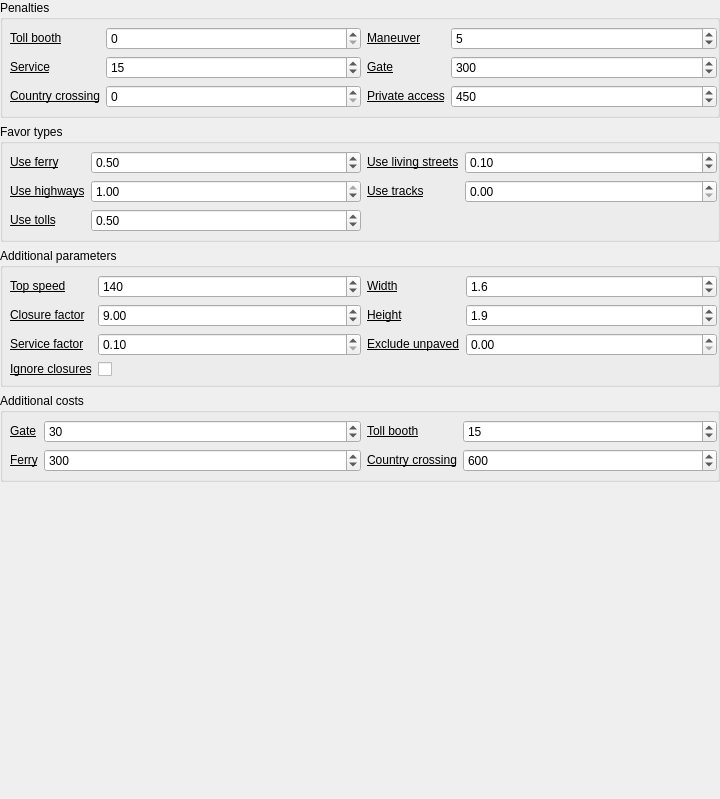
<?xml version="1.0" encoding="UTF-8"?>
<ui version="4.0">
 <class>settings_valhalla_car</class>
 <widget class="QWidget" name="settings_valhalla_car">
  <property name="geometry">
   <rect>
    <x>0</x>
    <y>0</y>
    <width>720</width>
    <height>799</height>
   </rect>
  </property>
  <property name="windowTitle">
   <string>Form</string>
  </property>
  <layout class="QVBoxLayout" name="verticalLayout">
   <property name="leftMargin">
    <number>0</number>
   </property>
   <property name="topMargin">
    <number>0</number>
   </property>
   <property name="rightMargin">
    <number>0</number>
   </property>
   <property name="bottomMargin">
    <number>0</number>
   </property>
   <item>
    <widget class="QgsCollapsibleGroupBox" name="penalties_box">
     <property name="toolTip">
      <string>&lt;html&gt;&lt;head/&gt;&lt;body&gt;&lt;p&gt;Penalty options are fixed costs in seconds that are only added to the path cost. Penalties can influence the route path determination but do not add to the estimated time along the path. Penalties must be in the range of 0.0 seconds to 43200.0 seconds (12 hours).&lt;/p&gt;&lt;/body&gt;&lt;/html&gt;</string>
     </property>
     <property name="title">
      <string>Penalties</string>
     </property>
     <property name="collapsed">
      <bool>true</bool>
     </property>
     <layout class="QHBoxLayout" name="horizontalLayout_7">
      <property name="leftMargin">
       <number>7</number>
      </property>
      <property name="topMargin">
       <number>7</number>
      </property>
      <property name="rightMargin">
       <number>0</number>
      </property>
      <property name="bottomMargin">
       <number>7</number>
      </property>
      <item>
       <layout class="QFormLayout" name="penalties_column_1">
        <item row="0" column="0">
         <widget class="QLabel" name="toll_booth_penalty_label">
          <property name="toolTip">
           <string>&lt;html&gt;&lt;head/&gt;&lt;body&gt;&lt;p&gt;A penalty applied to the cost when a toll&lt;a href=&quot;http://wiki.openstreetmap.org/wiki/Tag:barrier%3Dtoll_booth&quot;&gt;&lt;span style=&quot; text-decoration: underline; color:#0068da;&quot;/&gt;&lt;/a&gt;booth is encountered.&lt;/p&gt;&lt;/body&gt;&lt;/html&gt;</string>
          </property>
          <property name="text">
           <string>&lt;html&gt;&lt;head/&gt;&lt;body&gt;&lt;p&gt;&lt;a href=&quot;https://valhalla.github.io/valhalla/api/turn-by-turn/api-reference.md#automobile-and-bus-costing-options&quot;&gt;&lt;span style=&quot; text-decoration: underline; color:#000000;&quot;&gt;Toll booth&lt;/span&gt;&lt;/a&gt;&lt;/p&gt;&lt;/body&gt;&lt;/html&gt;</string>
          </property>
          <property name="openExternalLinks">
           <bool>true</bool>
          </property>
         </widget>
        </item>
        <item row="0" column="1">
         <widget class="QgsSpinBox" name="toll_booth_penalty">
          <property name="maximum">
           <number>43200</number>
          </property>
         </widget>
        </item>
        <item row="1" column="1">
         <widget class="QgsSpinBox" name="service_penalty">
          <property name="maximum">
           <number>43200</number>
          </property>
          <property name="value">
           <number>15</number>
          </property>
         </widget>
        </item>
        <item row="2" column="1">
         <widget class="QgsSpinBox" name="country_crossing_penalty">
          <property name="maximum">
           <number>43200</number>
          </property>
         </widget>
        </item>
        <item row="1" column="0">
         <widget class="QLabel" name="service_penalty_label">
          <property name="toolTip">
           <string>&lt;html&gt;&lt;head/&gt;&lt;body&gt;&lt;p&gt;A penalty applied for transition to generic service road. &lt;/p&gt;&lt;/body&gt;&lt;/html&gt;</string>
          </property>
          <property name="text">
           <string>&lt;html&gt;&lt;head/&gt;&lt;body&gt;&lt;p&gt;&lt;a href=&quot;https://valhalla.github.io/valhalla/api/turn-by-turn/api-reference.md#automobile-and-bus-costing-options&quot;&gt;&lt;span style=&quot; text-decoration: underline; color:#000000;&quot;&gt;Service&lt;/span&gt;&lt;/a&gt;&lt;/p&gt;&lt;/body&gt;&lt;/html&gt;</string>
          </property>
          <property name="openExternalLinks">
           <bool>true</bool>
          </property>
         </widget>
        </item>
        <item row="2" column="0">
         <widget class="QLabel" name="country_crossing_penalty_label">
          <property name="toolTip">
           <string>&lt;html&gt;&lt;head/&gt;&lt;body&gt;&lt;table border=&quot;0&quot; style=&quot; margin-top:0px; margin-bottom:0px; margin-left:0px; margin-right:0px;&quot; cellspacing=&quot;2&quot; cellpadding=&quot;0&quot;&gt;&lt;tr&gt;&lt;td/&gt;&lt;td&gt;&lt;p&gt;A penalty applied for a country crossing.&lt;/p&gt;&lt;/td&gt;&lt;/tr&gt;&lt;/table&gt;&lt;/body&gt;&lt;/html&gt;</string>
          </property>
          <property name="text">
           <string>&lt;html&gt;&lt;head/&gt;&lt;body&gt;&lt;p&gt;&lt;a href=&quot;https://valhalla.github.io/valhalla/api/turn-by-turn/api-reference.md#automobile-and-bus-costing-options&quot;&gt;&lt;span style=&quot; text-decoration: underline; color:#000000;&quot;&gt;Country crossing&lt;/span&gt;&lt;/a&gt;&lt;/p&gt;&lt;/body&gt;&lt;/html&gt;</string>
          </property>
          <property name="openExternalLinks">
           <bool>true</bool>
          </property>
         </widget>
        </item>
       </layout>
      </item>
      <item>
       <layout class="QFormLayout" name="penalties_column_2">
        <item row="0" column="0">
         <widget class="QLabel" name="maneuver_penalty_label">
          <property name="toolTip">
           <string>&lt;html&gt;&lt;head/&gt;&lt;body&gt;&lt;p&gt;A penalty applied when transitioning between roads that do not have consistent naming–in other words, no road names in common.&lt;/p&gt;&lt;/body&gt;&lt;/html&gt;</string>
          </property>
          <property name="text">
           <string>&lt;html&gt;&lt;head/&gt;&lt;body&gt;&lt;p&gt;&lt;a href=&quot;https://valhalla.github.io/valhalla/api/turn-by-turn/api-reference.md#automobile-and-bus-costing-options&quot;&gt;&lt;span style=&quot; text-decoration: underline; color:#000000;&quot;&gt;Maneuver&lt;/span&gt;&lt;/a&gt;&lt;/p&gt;&lt;/body&gt;&lt;/html&gt;</string>
          </property>
          <property name="openExternalLinks">
           <bool>true</bool>
          </property>
         </widget>
        </item>
        <item row="0" column="1">
         <widget class="QgsSpinBox" name="maneuver_penalty">
          <property name="maximum">
           <number>43200</number>
          </property>
          <property name="value">
           <number>5</number>
          </property>
         </widget>
        </item>
        <item row="1" column="1">
         <widget class="QgsSpinBox" name="gate_penalty">
          <property name="maximum">
           <number>43200</number>
          </property>
          <property name="value">
           <number>300</number>
          </property>
         </widget>
        </item>
        <item row="1" column="0">
         <widget class="QLabel" name="gate_penalty_label">
          <property name="toolTip">
           <string>&lt;html&gt;&lt;head/&gt;&lt;body&gt;&lt;p&gt;A penalty applied when a gate with no access information is on the road.&lt;/p&gt;&lt;/body&gt;&lt;/html&gt;</string>
          </property>
          <property name="text">
           <string>&lt;html&gt;&lt;head/&gt;&lt;body&gt;&lt;p&gt;&lt;a href=&quot;https://valhalla.github.io/valhalla/api/turn-by-turn/api-reference.md#automobile-and-bus-costing-options&quot;&gt;&lt;span style=&quot; text-decoration: underline; color:#000000;&quot;&gt;Gate&lt;/span&gt;&lt;/a&gt;&lt;/p&gt;&lt;/body&gt;&lt;/html&gt;</string>
          </property>
          <property name="openExternalLinks">
           <bool>true</bool>
          </property>
         </widget>
        </item>
        <item row="2" column="1">
         <widget class="QgsSpinBox" name="private_access_penalty">
          <property name="maximum">
           <number>43200</number>
          </property>
          <property name="value">
           <number>450</number>
          </property>
         </widget>
        </item>
        <item row="2" column="0">
         <widget class="QLabel" name="private_access_penalty_label">
          <property name="toolTip">
           <string>&lt;html&gt;&lt;head/&gt;&lt;body&gt;&lt;p&gt;A penalty applied when a gate or bollard with &lt;span style=&quot; font-family:'.SF NS Mono';&quot;&gt;access=private&lt;/span&gt; is encountered. &lt;/p&gt;&lt;/body&gt;&lt;/html&gt;</string>
          </property>
          <property name="text">
           <string>&lt;html&gt;&lt;head/&gt;&lt;body&gt;&lt;p&gt;&lt;a href=&quot;https://valhalla.github.io/valhalla/api/turn-by-turn/api-reference.md#automobile-and-bus-costing-options&quot;&gt;&lt;span style=&quot; text-decoration: underline; color:#000000;&quot;&gt;Private access&lt;/span&gt;&lt;/a&gt;&lt;/p&gt;&lt;/body&gt;&lt;/html&gt;</string>
          </property>
          <property name="openExternalLinks">
           <bool>true</bool>
          </property>
         </widget>
        </item>
       </layout>
      </item>
     </layout>
    </widget>
   </item>
   <item>
    <widget class="QgsCollapsibleGroupBox" name="favor_types_box">
     <property name="toolTip">
      <string>&lt;html&gt;&lt;head/&gt;&lt;body&gt;&lt;table border=&quot;0&quot; style=&quot; margin-top:0px; margin-bottom:0px; margin-left:0px; margin-right:0px;&quot; cellspacing=&quot;2&quot; cellpadding=&quot;0&quot;&gt;&lt;tr&gt;&lt;td/&gt;&lt;td&gt;&lt;p&gt;Favor type values indicate the willingness to take a certain road type. This is a range of values between 0 and 1. Values near 0 attempt to avoid the road type and values near 1 will favor them a little bit. Note that sometimes certain road types are required to complete a route so values of 0 are not guaranteed to avoid them entirely.&lt;/p&gt;&lt;/td&gt;&lt;/tr&gt;&lt;/table&gt;&lt;/body&gt;&lt;/html&gt;</string>
     </property>
     <property name="title">
      <string>Favor types</string>
     </property>
     <property name="collapsed">
      <bool>true</bool>
     </property>
     <layout class="QHBoxLayout" name="horizontalLayout_4">
      <property name="leftMargin">
       <number>7</number>
      </property>
      <property name="topMargin">
       <number>7</number>
      </property>
      <property name="rightMargin">
       <number>0</number>
      </property>
      <property name="bottomMargin">
       <number>7</number>
      </property>
      <item>
       <layout class="QFormLayout" name="formLayout_4">
        <item row="0" column="0">
         <widget class="QLabel" name="use_ferry_label">
          <property name="toolTip">
           <string>&lt;html&gt;&lt;head/&gt;&lt;body&gt;&lt;p&gt;This value indicates the willingness to take ferries.&lt;/p&gt;&lt;/body&gt;&lt;/html&gt;</string>
          </property>
          <property name="text">
           <string>&lt;html&gt;&lt;head/&gt;&lt;body&gt;&lt;p&gt;&lt;a href=&quot;https://valhalla.github.io/valhalla/api/turn-by-turn/api-reference.md#automobile-and-bus-costing-options&quot;&gt;&lt;span style=&quot; text-decoration: underline; color:#000000;&quot;&gt;Use ferry&lt;/span&gt;&lt;/a&gt;&lt;/p&gt;&lt;/body&gt;&lt;/html&gt;</string>
          </property>
          <property name="openExternalLinks">
           <bool>true</bool>
          </property>
         </widget>
        </item>
        <item row="0" column="1">
         <widget class="QgsDoubleSpinBox" name="use_ferry">
          <property name="maximum">
           <double>1.000000000000000</double>
          </property>
          <property name="singleStep">
           <double>0.050000000000000</double>
          </property>
          <property name="value">
           <double>0.500000000000000</double>
          </property>
         </widget>
        </item>
        <item row="1" column="0">
         <widget class="QLabel" name="use_highways_label">
          <property name="toolTip">
           <string>&lt;html&gt;&lt;head/&gt;&lt;body&gt;&lt;p&gt;This value indicates the willingness to take highways.&lt;/p&gt;&lt;/body&gt;&lt;/html&gt;</string>
          </property>
          <property name="text">
           <string>&lt;html&gt;&lt;head/&gt;&lt;body&gt;&lt;p&gt;&lt;a href=&quot;https://valhalla.github.io/valhalla/api/turn-by-turn/api-reference.md#automobile-and-bus-costing-options&quot;&gt;&lt;span style=&quot; text-decoration: underline; color:#000000;&quot;&gt;Use highways&lt;/span&gt;&lt;/a&gt;&lt;/p&gt;&lt;/body&gt;&lt;/html&gt;</string>
          </property>
          <property name="openExternalLinks">
           <bool>true</bool>
          </property>
         </widget>
        </item>
        <item row="1" column="1">
         <widget class="QgsDoubleSpinBox" name="use_highways">
          <property name="maximum">
           <double>1.000000000000000</double>
          </property>
          <property name="singleStep">
           <double>0.050000000000000</double>
          </property>
          <property name="value">
           <double>1.000000000000000</double>
          </property>
         </widget>
        </item>
        <item row="2" column="0">
         <widget class="QLabel" name="use_tolls_label">
          <property name="toolTip">
           <string>&lt;html&gt;&lt;head/&gt;&lt;body&gt;&lt;p&gt;This value indicates the willingness to take roads with tolls.&lt;/p&gt;&lt;/body&gt;&lt;/html&gt;</string>
          </property>
          <property name="text">
           <string>&lt;html&gt;&lt;head/&gt;&lt;body&gt;&lt;p&gt;&lt;a href=&quot;https://valhalla.github.io/valhalla/api/turn-by-turn/api-reference.md#automobile-and-bus-costing-options&quot;&gt;&lt;span style=&quot; text-decoration: underline; color:#000000;&quot;&gt;Use tolls&lt;/span&gt;&lt;/a&gt;&lt;/p&gt;&lt;/body&gt;&lt;/html&gt;</string>
          </property>
          <property name="openExternalLinks">
           <bool>true</bool>
          </property>
         </widget>
        </item>
        <item row="2" column="1">
         <widget class="QgsDoubleSpinBox" name="use_tolls">
          <property name="maximum">
           <double>1.000000000000000</double>
          </property>
          <property name="singleStep">
           <double>0.050000000000000</double>
          </property>
          <property name="value">
           <double>0.500000000000000</double>
          </property>
         </widget>
        </item>
       </layout>
      </item>
      <item>
       <layout class="QFormLayout" name="formLayout_5">
        <item row="0" column="0">
         <widget class="QLabel" name="use_living_streets_label">
          <property name="toolTip">
           <string>&lt;html&gt;&lt;head/&gt;&lt;body&gt;&lt;p&gt;This value indicates the willingness to take living streets.&lt;/p&gt;&lt;/body&gt;&lt;/html&gt;</string>
          </property>
          <property name="text">
           <string>&lt;html&gt;&lt;head/&gt;&lt;body&gt;&lt;p&gt;&lt;a href=&quot;https://valhalla.github.io/valhalla/api/turn-by-turn/api-reference.md#automobile-and-bus-costing-options&quot;&gt;&lt;span style=&quot; text-decoration: underline; color:#000000;&quot;&gt;Use living streets&lt;/span&gt;&lt;/a&gt;&lt;/p&gt;&lt;/body&gt;&lt;/html&gt;</string>
          </property>
          <property name="openExternalLinks">
           <bool>true</bool>
          </property>
         </widget>
        </item>
        <item row="1" column="0">
         <widget class="QLabel" name="use_tracks_label">
          <property name="toolTip">
           <string>&lt;html&gt;&lt;head/&gt;&lt;body&gt;&lt;p&gt;This value indicates the willingness to take track roads.&lt;/p&gt;&lt;/body&gt;&lt;/html&gt;</string>
          </property>
          <property name="text">
           <string>&lt;html&gt;&lt;head/&gt;&lt;body&gt;&lt;p&gt;&lt;a href=&quot;https://valhalla.github.io/valhalla/api/turn-by-turn/api-reference.md#automobile-and-bus-costing-options&quot;&gt;&lt;span style=&quot; text-decoration: underline; color:#000000;&quot;&gt;Use tracks&lt;/span&gt;&lt;/a&gt;&lt;/p&gt;&lt;/body&gt;&lt;/html&gt;</string>
          </property>
          <property name="openExternalLinks">
           <bool>true</bool>
          </property>
         </widget>
        </item>
        <item row="0" column="1">
         <widget class="QgsDoubleSpinBox" name="use_living_streets">
          <property name="maximum">
           <double>1.000000000000000</double>
          </property>
          <property name="singleStep">
           <double>0.050000000000000</double>
          </property>
          <property name="value">
           <double>0.100000000000000</double>
          </property>
         </widget>
        </item>
        <item row="1" column="1">
         <widget class="QgsDoubleSpinBox" name="use_tracks">
          <property name="maximum">
           <double>1.000000000000000</double>
          </property>
          <property name="singleStep">
           <double>0.050000000000000</double>
          </property>
         </widget>
        </item>
       </layout>
      </item>
     </layout>
    </widget>
   </item>
   <item>
    <widget class="QgsCollapsibleGroupBox" name="addtional_params_box">
     <property name="title">
      <string>Additional parameters</string>
     </property>
     <property name="collapsed">
      <bool>true</bool>
     </property>
     <layout class="QHBoxLayout" name="horizontalLayout_11">
      <property name="leftMargin">
       <number>7</number>
      </property>
      <property name="topMargin">
       <number>7</number>
      </property>
      <property name="rightMargin">
       <number>0</number>
      </property>
      <property name="bottomMargin">
       <number>7</number>
      </property>
      <item>
       <layout class="QFormLayout" name="additional_params_column_1">
        <item row="0" column="0">
         <widget class="QLabel" name="top_speed_label">
          <property name="toolTip">
           <string>&lt;html&gt;&lt;head/&gt;&lt;body&gt;&lt;p&gt;Top speed the vehicle can go. Also used to avoid roads with higher speeds than this value. &lt;span style=&quot; font-family:'.SF NS Mono';&quot;&gt;top_speed&lt;/span&gt; must be between 10 and 252 KPH.&lt;/p&gt;&lt;/body&gt;&lt;/html&gt;</string>
          </property>
          <property name="text">
           <string>&lt;html&gt;&lt;head/&gt;&lt;body&gt;&lt;p&gt;&lt;a href=&quot;https://valhalla.github.io/valhalla/api/turn-by-turn/api-reference.md#automobile-and-bus-costing-options&quot;&gt;&lt;span style=&quot; text-decoration: underline; color:#000000;&quot;&gt;Top speed&lt;/span&gt;&lt;/a&gt;&lt;/p&gt;&lt;/body&gt;&lt;/html&gt;</string>
          </property>
          <property name="openExternalLinks">
           <bool>true</bool>
          </property>
         </widget>
        </item>
        <item row="1" column="0">
         <widget class="QLabel" name="closure_factor_label">
          <property name="toolTip">
           <string>&lt;html&gt;&lt;head/&gt;&lt;body&gt;&lt;p&gt;A factor that penalizes the cost when traversing a closed edge. Its value can range from &lt;span style=&quot; font-family:'.SF NS Mono';&quot;&gt;1.0&lt;/span&gt; - don't penalize closed edges, to &lt;span style=&quot; font-family:'.SF NS Mono';&quot;&gt;10.0&lt;/span&gt; - apply high cost penalty to closed edges.&lt;/p&gt;&lt;/body&gt;&lt;/html&gt;</string>
          </property>
          <property name="text">
           <string>&lt;html&gt;&lt;head/&gt;&lt;body&gt;&lt;p&gt;&lt;a href=&quot;https://valhalla.github.io/valhalla/api/turn-by-turn/api-reference.md#automobile-and-bus-costing-options&quot;&gt;&lt;span style=&quot; text-decoration: underline; color:#000000;&quot;&gt;Closure factor&lt;/span&gt;&lt;/a&gt;&lt;/p&gt;&lt;/body&gt;&lt;/html&gt;</string>
          </property>
          <property name="openExternalLinks">
           <bool>true</bool>
          </property>
         </widget>
        </item>
        <item row="0" column="1">
         <widget class="QgsSpinBox" name="top_speed">
          <property name="minimum">
           <number>10</number>
          </property>
          <property name="maximum">
           <number>252</number>
          </property>
          <property name="value">
           <number>140</number>
          </property>
         </widget>
        </item>
        <item row="3" column="0">
         <widget class="QLabel" name="ignore_closures_label">
          <property name="toolTip">
           <string>&lt;html&gt;&lt;head/&gt;&lt;body&gt;&lt;p&gt;If set to &lt;span style=&quot; font-family:'.SF NS Mono';&quot;&gt;true&lt;/span&gt;, ignores all closures, marked due to live traffic closures, during routing. &lt;/p&gt;&lt;/body&gt;&lt;/html&gt;</string>
          </property>
          <property name="text">
           <string>&lt;html&gt;&lt;head/&gt;&lt;body&gt;&lt;p&gt;&lt;a href=&quot;https://valhalla.github.io/valhalla/api/turn-by-turn/api-reference.md#automobile-and-bus-costing-options&quot;&gt;&lt;span style=&quot; text-decoration: underline; color:#000000;&quot;&gt;Ignore closures&lt;/span&gt;&lt;/a&gt;&lt;/p&gt;&lt;/body&gt;&lt;/html&gt;</string>
          </property>
          <property name="openExternalLinks">
           <bool>true</bool>
          </property>
         </widget>
        </item>
        <item row="2" column="0">
         <widget class="QLabel" name="service_factor_label">
          <property name="toolTip">
           <string>&lt;html&gt;&lt;head/&gt;&lt;body&gt;&lt;p&gt;A factor that modifies (multiplies) the cost when generic service roads are encountered.&lt;/p&gt;&lt;/body&gt;&lt;/html&gt;</string>
          </property>
          <property name="text">
           <string>&lt;html&gt;&lt;head/&gt;&lt;body&gt;&lt;p&gt;&lt;a href=&quot;https://valhalla.github.io/valhalla/turn-by-turn/api/api-reference.md#automobile-and-bus-costing-options&quot;&gt;&lt;span style=&quot; text-decoration: underline; color:#000000;&quot;&gt;Service factor&lt;/span&gt;&lt;/a&gt;&lt;/p&gt;&lt;/body&gt;&lt;/html&gt;</string>
          </property>
          <property name="openExternalLinks">
           <bool>true</bool>
          </property>
         </widget>
        </item>
        <item row="2" column="1">
         <widget class="QgsDoubleSpinBox" name="service_factor">
          <property name="minimum">
           <double>0.100000000000000</double>
          </property>
          <property name="maximum">
           <double>100000.000000000000000</double>
          </property>
          <property name="singleStep">
           <double>0.100000000000000</double>
          </property>
         </widget>
        </item>
        <item row="1" column="1">
         <widget class="QgsDoubleSpinBox" name="closure_factor">
          <property name="minimum">
           <double>0.100000000000000</double>
          </property>
          <property name="maximum">
           <double>10.000000000000000</double>
          </property>
          <property name="singleStep">
           <double>0.100000000000000</double>
          </property>
          <property name="value">
           <double>9.000000000000000</double>
          </property>
         </widget>
        </item>
        <item row="3" column="1">
         <widget class="QCheckBox" name="ignore_closures">
          <property name="text">
           <string/>
          </property>
         </widget>
        </item>
       </layout>
      </item>
      <item>
       <layout class="QFormLayout" name="additional_params_column_2">
        <item row="0" column="0">
         <widget class="QLabel" name="width_label">
          <property name="toolTip">
           <string>&lt;html&gt;&lt;head/&gt;&lt;body&gt;&lt;p&gt;The width of the vehicle (in meters).&lt;/p&gt;&lt;/body&gt;&lt;/html&gt;</string>
          </property>
          <property name="text">
           <string>&lt;html&gt;&lt;head/&gt;&lt;body&gt;&lt;p&gt;&lt;a href=&quot;https://valhalla.github.io/valhalla/api/turn-by-turn/api-reference.md#other-costing-options&quot;&gt;&lt;span style=&quot; text-decoration: underline; color:#000000;&quot;&gt;Width&lt;/span&gt;&lt;/a&gt;&lt;/p&gt;&lt;/body&gt;&lt;/html&gt;</string>
          </property>
          <property name="openExternalLinks">
           <bool>true</bool>
          </property>
         </widget>
        </item>
        <item row="1" column="0">
         <widget class="QLabel" name="height_label">
          <property name="toolTip">
           <string>&lt;html&gt;&lt;head/&gt;&lt;body&gt;&lt;p&gt;The height of the vehicle (in meters).&lt;/p&gt;&lt;/body&gt;&lt;/html&gt;</string>
          </property>
          <property name="text">
           <string>&lt;html&gt;&lt;head/&gt;&lt;body&gt;&lt;p&gt;&lt;a href=&quot;https://valhalla.github.io/valhalla/api/turn-by-turn/api-reference.md#other-costing-options&quot;&gt;&lt;span style=&quot; text-decoration: underline; color:#000000;&quot;&gt;Height&lt;/span&gt;&lt;/a&gt;&lt;/p&gt;&lt;/body&gt;&lt;/html&gt;</string>
          </property>
          <property name="openExternalLinks">
           <bool>true</bool>
          </property>
         </widget>
        </item>
        <item row="2" column="0">
         <widget class="QLabel" name="exclude_unpaved_label">
          <property name="toolTip">
           <string>&lt;html&gt;&lt;head/&gt;&lt;body&gt;&lt;p&gt;This value indicates the whether or not the path may include unpaved roads. If set to 1 it is allowed to start and end with unpaved roads, but is not allowed to have them in the middle of the route path, otherwise they are allowed.&lt;/p&gt;&lt;/body&gt;&lt;/html&gt;</string>
          </property>
          <property name="text">
           <string>&lt;html&gt;&lt;head/&gt;&lt;body&gt;&lt;p&gt;&lt;a href=&quot;https://valhalla.github.io/valhalla/api/turn-by-turn/api-reference.md#other-costing-options&quot;&gt;&lt;span style=&quot; text-decoration: underline; color:#000000;&quot;&gt;Exclude unpaved&lt;/span&gt;&lt;/a&gt;&lt;/p&gt;&lt;/body&gt;&lt;/html&gt;</string>
          </property>
          <property name="openExternalLinks">
           <bool>true</bool>
          </property>
         </widget>
        </item>
        <item row="2" column="1">
         <widget class="QgsDoubleSpinBox" name="exclude_unpaved">
          <property name="maximum">
           <double>1.000000000000000</double>
          </property>
          <property name="singleStep">
           <double>0.050000000000000</double>
          </property>
         </widget>
        </item>
        <item row="0" column="1">
         <widget class="QgsDoubleSpinBox" name="width_">
          <property name="decimals">
           <number>1</number>
          </property>
          <property name="minimum">
           <double>0.100000000000000</double>
          </property>
          <property name="maximum">
           <double>20.000000000000000</double>
          </property>
          <property name="singleStep">
           <double>0.100000000000000</double>
          </property>
          <property name="value">
           <double>1.600000000000000</double>
          </property>
         </widget>
        </item>
        <item row="1" column="1">
         <widget class="QgsDoubleSpinBox" name="height_">
          <property name="decimals">
           <number>1</number>
          </property>
          <property name="minimum">
           <double>0.100000000000000</double>
          </property>
          <property name="maximum">
           <double>20.000000000000000</double>
          </property>
          <property name="singleStep">
           <double>0.100000000000000</double>
          </property>
          <property name="value">
           <double>1.900000000000000</double>
          </property>
         </widget>
        </item>
       </layout>
      </item>
     </layout>
    </widget>
   </item>
   <item>
    <widget class="QgsCollapsibleGroupBox" name="costing_box">
     <property name="toolTip">
      <string>&lt;html&gt;&lt;head/&gt;&lt;body&gt;&lt;p&gt;Cost options are fixed costs in seconds that are added to both the path cost and the estimated time. Costs are not generally used to influence the route path; instead, use penalties to do this. Costs must be in the range of 0.0 seconds to 43200.0 seconds (12 hours).&lt;/p&gt;&lt;/body&gt;&lt;/html&gt;</string>
     </property>
     <property name="title">
      <string>Additional costs</string>
     </property>
     <property name="collapsed">
      <bool>true</bool>
     </property>
     <layout class="QHBoxLayout" name="horizontalLayout_2">
      <property name="leftMargin">
       <number>7</number>
      </property>
      <property name="topMargin">
       <number>7</number>
      </property>
      <property name="rightMargin">
       <number>0</number>
      </property>
      <property name="bottomMargin">
       <number>7</number>
      </property>
      <item>
       <layout class="QFormLayout" name="costing_column_1">
        <item row="0" column="0">
         <widget class="QLabel" name="gate_cost_label">
          <property name="toolTip">
           <string>&lt;html&gt;&lt;head/&gt;&lt;body&gt;&lt;p&gt;A cost applied when a gate with undefined or private access is encountered.&lt;/p&gt;&lt;/body&gt;&lt;/html&gt;</string>
          </property>
          <property name="text">
           <string>&lt;html&gt;&lt;head/&gt;&lt;body&gt;&lt;p&gt;&lt;a href=&quot;https://valhalla.github.io/valhalla/api/turn-by-turn/api-reference.md#automobile-and-bus-costing-options&quot;&gt;&lt;span style=&quot; color:#000000;&quot;&gt;Gate&lt;/span&gt;&lt;/a&gt;&lt;/p&gt;&lt;/body&gt;&lt;/html&gt;</string>
          </property>
         </widget>
        </item>
        <item row="0" column="1">
         <widget class="QgsSpinBox" name="gate_cost">
          <property name="maximum">
           <number>43200</number>
          </property>
          <property name="value">
           <number>30</number>
          </property>
         </widget>
        </item>
        <item row="1" column="0">
         <widget class="QLabel" name="ferry_cost_label">
          <property name="toolTip">
           <string>&lt;html&gt;&lt;head/&gt;&lt;body&gt;&lt;p&gt;A cost applied when entering a ferry.&lt;/p&gt;&lt;/body&gt;&lt;/html&gt;</string>
          </property>
          <property name="text">
           <string>&lt;html&gt;&lt;head/&gt;&lt;body&gt;&lt;p&gt;&lt;a href=&quot;https://valhalla.github.io/valhalla/api/turn-by-turn/api-reference.md#automobile-and-bus-costing-options&quot;&gt;&lt;span style=&quot; text-decoration: underline; color:#000000;&quot;&gt;Ferry&lt;/span&gt;&lt;/a&gt;&lt;/p&gt;&lt;/body&gt;&lt;/html&gt;</string>
          </property>
         </widget>
        </item>
        <item row="1" column="1">
         <widget class="QgsSpinBox" name="ferry_cost">
          <property name="maximum">
           <number>43200</number>
          </property>
          <property name="value">
           <number>300</number>
          </property>
         </widget>
        </item>
       </layout>
      </item>
      <item>
       <layout class="QFormLayout" name="costing_column_2">
        <item row="1" column="1">
         <widget class="QgsSpinBox" name="country_crossing_cost">
          <property name="maximum">
           <number>43200</number>
          </property>
          <property name="value">
           <number>600</number>
          </property>
         </widget>
        </item>
        <item row="1" column="0">
         <widget class="QLabel" name="country_crossing_cost_label">
          <property name="toolTip">
           <string>&lt;html&gt;&lt;head/&gt;&lt;body&gt;&lt;p&gt;A cost applied when encountering an international border.&lt;/p&gt;&lt;/body&gt;&lt;/html&gt;</string>
          </property>
          <property name="text">
           <string>&lt;html&gt;&lt;head/&gt;&lt;body&gt;&lt;p&gt;&lt;a href=&quot;https://valhalla.github.io/valhalla/api/turn-by-turn/api-reference.md#automobile-and-bus-costing-options&quot;&gt;&lt;span style=&quot; color:#000000;&quot;&gt;Country crossing&lt;/span&gt;&lt;/a&gt;&lt;/p&gt;&lt;/body&gt;&lt;/html&gt;</string>
          </property>
          <property name="openExternalLinks">
           <bool>true</bool>
          </property>
         </widget>
        </item>
        <item row="0" column="1">
         <widget class="QgsSpinBox" name="toll_booth_cost">
          <property name="maximum">
           <number>43200</number>
          </property>
          <property name="value">
           <number>15</number>
          </property>
         </widget>
        </item>
        <item row="0" column="0">
         <widget class="QLabel" name="toll_booth_cost_label">
          <property name="toolTip">
           <string>&lt;html&gt;&lt;head/&gt;&lt;body&gt;&lt;p&gt;A cost applied when a &lt;a href=&quot;http://wiki.openstreetmap.org/wiki/Tag:barrier%3Dtoll_booth&quot;&gt;&lt;span style=&quot; text-decoration: underline; color:#0068da;&quot;&gt;toll booth&lt;/span&gt;&lt;/a&gt; is encountered.&lt;/p&gt;&lt;/body&gt;&lt;/html&gt;</string>
          </property>
          <property name="text">
           <string>&lt;html&gt;&lt;head/&gt;&lt;body&gt;&lt;p&gt;&lt;a href=&quot;https://valhalla.github.io/valhalla/api/turn-by-turn/api-reference.md#automobile-and-bus-costing-options&quot;&gt;&lt;span style=&quot; text-decoration: underline; color:#000000;&quot;&gt;Toll booth&lt;/span&gt;&lt;/a&gt;&lt;/p&gt;&lt;/body&gt;&lt;/html&gt;</string>
          </property>
          <property name="openExternalLinks">
           <bool>true</bool>
          </property>
         </widget>
        </item>
       </layout>
      </item>
     </layout>
    </widget>
   </item>
   <item>
    <spacer name="verticalSpacer">
     <property name="orientation">
      <enum>Qt::Vertical</enum>
     </property>
     <property name="sizeHint" stdset="0">
      <size>
       <width>20</width>
       <height>40</height>
      </size>
     </property>
    </spacer>
   </item>
  </layout>
 </widget>
 <customwidgets>
  <customwidget>
   <class>QgsCollapsibleGroupBox</class>
   <extends>QGroupBox</extends>
   <header>qgscollapsiblegroupbox.h</header>
   <container>1</container>
  </customwidget>
  <customwidget>
   <class>QgsDoubleSpinBox</class>
   <extends>QDoubleSpinBox</extends>
   <header>qgsdoublespinbox.h</header>
  </customwidget>
  <customwidget>
   <class>QgsSpinBox</class>
   <extends>QSpinBox</extends>
   <header>qgsspinbox.h</header>
  </customwidget>
 </customwidgets>
 <resources/>
 <connections/>
</ui>
